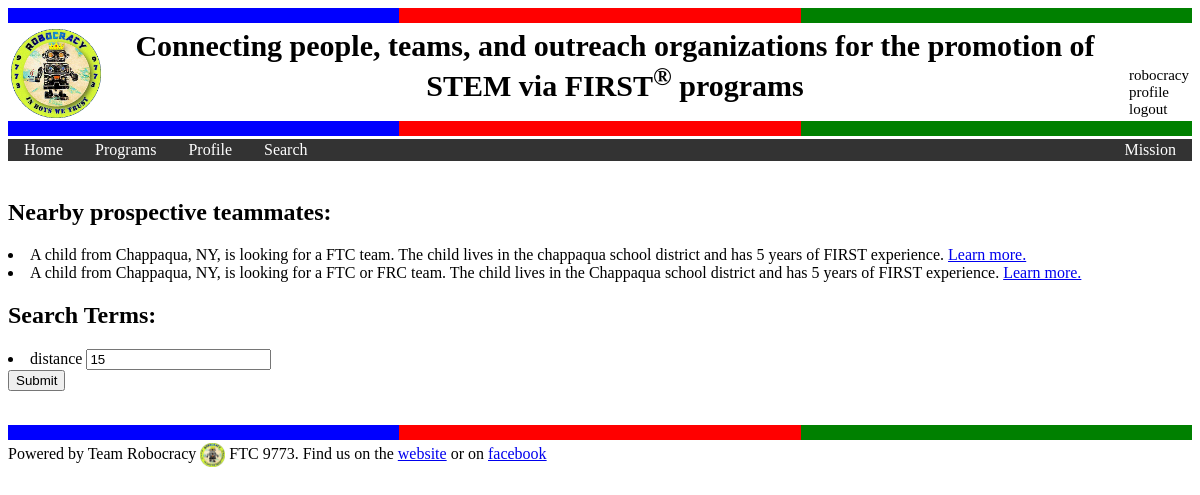
The page /match/team_searching_persons/ (signed in) on the database its author committed.
### match/models.py (models this page shows, shortened)
class Person(models.Model):
    username = models.CharField(max_length=200, default="")
    guardian_name = models.CharField(max_length=200,
        help_text="Enter the name of the child's guardian.")
    child_name = models.CharField(max_length=200,
        help_text="Enter the name of the child that you are looking a team for.")
    child_interest = models.TextField(max_length=1000,
        help_text="Enter your child's interest and relevant experience. Text should read as a paragraph.")
    school_district_name = models.CharField(max_length=200,
        help_text="Enter the name of your child's school district. Some school-based teams restricts membership to children in the district.")
    years_of_FIRST_experience = models.PositiveSmallIntegerField(default=0,
        help_text="Enter the number of seasons that your child has participated in FIRST programs.")
    zip_code = models.PositiveSmallIntegerField(validators=[validate_zip_code],
        help_text="5 digit ZIP code of where you live.")
    town_name = models.CharField(max_length=50, blank=True, default="")
    state_name = models.CharField(max_length=2, blank=True, default="")
    latitude = models.FloatField(default=0.0, blank=True)
    longitude = models.FloatField(default=0.0, blank=True)
    interested_in_jFLL = models.BooleanField(default=False,
        help_text="Select if your child is interested in joining a Junior FIRST Lego League (jFLL) team.")
    interested_in_FLL  = models.BooleanField(default=False,
        help_text="Select if your child is interested in joining an FIRST Lego League (FLL) team.")
    interested_in_FTC  = models.BooleanField(default=False,
        help_text="Select if your child is interested in joining an FIRST Tech Challenge (FTC) team.")
    interested_in_FRC  = models.BooleanField(default=False,
        help_text="Select if your child is interested in joining an FIRST Robotics Competition (FRC) team.")
    def child_team_interest_description(self, positive_pre_sentence, negative_pre_sentence):
        if self.interested_in_jFLL or self.interested_in_FLL or self.interested_in_FTC or self.interested_in_FRC:
            str = positive_pre_sentence + " "
            str += display_or_list([[self.interested_in_jFLL, "junior FLL"],
                    [self.interested_in_FLL, "FLL"], [self.interested_in_FTC, "FTC"],
                    [self.interested_in_FRC, "FRC"]])
            return str + " team"
        else:
            return negative_pre_sentence
    def child_description(self):
        str = "A child from %s, %s, is %s.  " % (self.town_name, self.state_name,
            self.child_team_interest_description("looking for a", "not currently looking for a"))
        str += "The child lives in the %s school district" % self.school_district_name
        if self.years_of_FIRST_experience > 0:
            str += " and has %d %s of FIRST experience. " % (self.years_of_FIRST_experience,
                display_pluralized(self.years_of_FIRST_experience, "year"))
        else:
            str += ".  "
        return str
    def distance_from(self, other_latitude, other_longitude):
        return great_circle([self.latitude, self.longitude], [other_latitude, other_longitude])

### match/views.py (the view)
@login_required
def team_searching_persons(request):
    team = request.user.profile.get_team()
    dist = 15
    return render_team_searching_persons(request, team, dist, "")

### match/models.py (called while the page is built)
def display_conjunction_list(conjunction, list): # list = [[pred, name], ...]
  n = 0
  i = 0
  str = ""
  for logic, name in list:
    if logic:
      n+=1
  for logic, name in list:
    if logic:
      if i == 0:
        str = name
      elif i < n-1:
        str += ", " + name
      elif n == 2:
        str += " %s %s" % (conjunction, name)
      else:
        str += ", and " + name
      i += 1
  return str

def display_or_list(list):
    return display_conjunction_list("or", list)

def display_singular_plural(count, singular_world, plural_word):
    if count > 1:
        return plural_word
    else:
        return singluar_word

def display_pluralized(count, singular_word):
    return display_singular_plural(count, singular_word, singular_word + "s")

def great_circle(point1, point2, miles=True):
    lat1, lng1 = point1
    lat2, lng2 = point2
    lat1, lng1, lat2, lng2 = list(map(radians, [lat1, lng1, lat2, lng2]))
    lat = lat2 - lat1
    lng = lng2 - lng1
    d = sin(lat / 2) ** 2 + cos(lat1) * cos(lat2) * sin(lng / 2) ** 2
    h = 2 * AVG_EARTH_RADIUS * asin(sqrt(d))
    if miles:
        return h * 0.621371  # in miles
    else:
        return h  # in kilometers

    def is_team(self):
        return self.type == self.TEAM

    def get_team(self):
        if self.is_team():
            return get_object_or_404(Team, id=self.specific_profile_id)
        raise Http404("Get team details for a non-team.")

### match/templates/match/team_searching_persons_result.html (shortened to what this page needs)
{% extends "base.html" %}
{% block content %}
{% if list_results %}
  {% if person_list_size == 0 %}
    <h2>
    No prospective teammates were found; please expand your search terms.
    </h2>
  {% else %}
    <h2>
    Nearby prospective teammate{{person_list_size|pluralize}}:
    </h2>
    {% for prospective_person in person_list %}
      <li> {{prospective_person.child_description }}
      <a href="{% url 'match:team_viewing_person' prospective_person.username %}">Learn more.</a>
      </li>
    {% endfor %}
  {% endif %}
{% endif %}
<h2>
Search Terms:
</h2>
<form action={% url 'match:team_searching_persons_result'%} method="post">
<li> distance <input type="number" name="distance" value={{dist}}> </li>
<input type="submit" value="Submit">
</form>
{% endblock %}

### match/templates/base.html (shortened to what this page needs)
{% load static %}
<link rel="stylesheet" type="text/css" href="{% static 'match/style.css' %}">
<html>
  <head>
  <div class="neapolitan"><br>
  <table class="toptable" style="width:100%">
    <tr class="toptable">
      <th class="top_name">
        <a href="http://ftcrobocracy.org"><img style="width:90px;" src="{% static 'match/robocracy.gif' %}" alt="logo image">
        </a>
      </th>
      <th class="top_title">Connecting people, teams, and outreach organizations for the
        promotion of STEM via FIRST<sup>&reg</sup> programs </th>
      <th class="top_links">
         {% if user.is_authenticated %}
           {{ user.username }}<br>
           <a class="top_a" id="settings" href="{% url 'match:settings' %}">profile</a><br>
           <a class="top_a" id="logout" href="/accounts/logout">logout</a>
         {% else %}
           <a class="top_a" id="login" href="/accounts/login">login</a><br>
           <a class="top_a" id="signup" href="/accounts/signup">register</a>
         {% endif %}
        </th>
    </tr>
  </table>
  <div class="neapolitan"><br>
<ul class="topnav_ul">
  <li class="topnav_li"> <a class="topnav_a" href="/match">Home</a></li>
  <li class="topnav_li"> <a class="topnav_a" href="{% url 'match:programs' %}">Programs</a></li>
  <li class="topnav_li"> <a class="topnav_a" href="{% url 'match:settings' %}">Profile</a></li>
  <li class="topnav_li"> <a class="topnav_a" href="{% url 'match:search' %}">Search</a></li>
  <li class="topnav_li" style="float:right"> <a class="topnav_a" href="{% url 'match:about' %}"">Mission</a></li>
</ul>
<br>
</head>
<body>
{% block content %}
{% endblock %}
<footer>
  <br>
  <div class="neapolitan"><br>
<span class="footer_txt"> Powered by Team Robocracy </span>
<img class="footer_img" src="{% static 'match/robocracy_small.gif' %}" alt="logo image">
<span class="footer_txt">
    FTC 9773. Find us on the
  <a href="http://ftcrobocracy.org">website</a> or on
  <a href="https://www.facebook.com/ftcrobocracy9773">facebook</a>
</span>
</footer>
</body>
</html>

### match/static/match/style.css (style rules this page uses)
.neapolitan { background:red; position:relative; height:15px; }
.neapolitan:before { content:''; background:blue; width:33%; height:100%; position:absolute; top:0; left:0; }
.neapolitan:after { content:''; background:green; width:33%; height:100%; position:absolute; top:0; right:0; }
.toptable { background: white; padding-bottom:0px; }
.top_name { text-align: right; vertical-align: bottom; font-size: 20px; font-weight:normal }
.top_title { text-align: center; font-size: 30px; vertical-align: top; }
.top_links { text-align: left; vertical-align: bottom; font-size: 15px; font-weight:normal }
.topnav_ul { list-style-type: none; margin: 0; padding: 0; overflow: hidden; background-color: #333; }
.topnav_li { float: left; }
.top_a { text-decoration: none; color: black; }
.topnav_a { display: block; color: white; text-align: center; padding: 2px 16px; text-decoration: none; }
.footer_img { vertical-align: middle; width: 25px; }

### rows shown on the page
Person: child_description "A child from Chappaqua, NY, is looking for a FTC team. The child lives in the chappaqua school district and has 5 years of FIRST experience."
Person: child_description "A child from Chappaqua, NY, is looking for a FTC or FRC team. The child lives in the Chappaqua school district and has 5 years of FIRST experience."

### other values the page prints
{{ user.username }} "robocracy"
